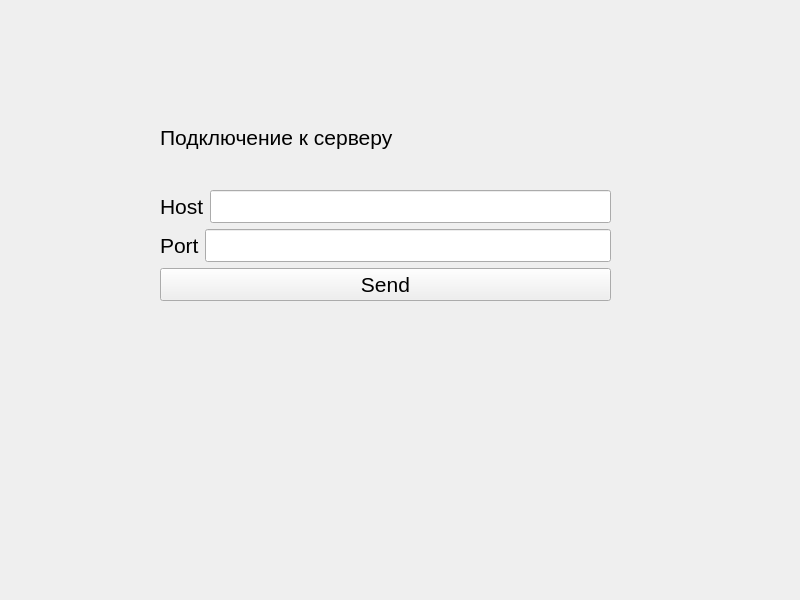
<?xml version="1.0" encoding="UTF-8"?>
<ui version="4.0">
 <class>ClientWindow</class>
 <widget class="QWidget" name="ClientWindow">
  <property name="geometry">
   <rect>
    <x>0</x>
    <y>0</y>
    <width>800</width>
    <height>600</height>
   </rect>
  </property>
  <property name="windowTitle">
   <string>ClientWindow</string>
  </property>
  <widget class="QWidget" name="verticalLayoutWidget_2">
   <property name="geometry">
    <rect>
     <x>160</x>
     <y>90</y>
     <width>451</width>
     <height>211</height>
    </rect>
   </property>
   <layout class="QVBoxLayout" name="verticalLayout_2">
    <item>
     <layout class="QVBoxLayout" name="verticalLayout">
      <item>
       <widget class="QLabel" name="label_3">
        <property name="font">
         <font>
          <pointsize>16</pointsize>
         </font>
        </property>
        <property name="text">
         <string>Подключение к серверу</string>
        </property>
       </widget>
      </item>
      <item>
       <layout class="QHBoxLayout" name="horizontalLayout">
        <item>
         <widget class="QLabel" name="label">
          <property name="font">
           <font>
            <pointsize>16</pointsize>
           </font>
          </property>
          <property name="text">
           <string>Host</string>
          </property>
         </widget>
        </item>
        <item>
         <widget class="QLineEdit" name="host">
          <property name="font">
           <font>
            <pointsize>16</pointsize>
           </font>
          </property>
         </widget>
        </item>
       </layout>
      </item>
      <item>
       <layout class="QHBoxLayout" name="horizontalLayout_2">
        <item>
         <widget class="QLabel" name="label_2">
          <property name="font">
           <font>
            <pointsize>16</pointsize>
           </font>
          </property>
          <property name="text">
           <string>Port</string>
          </property>
         </widget>
        </item>
        <item>
         <widget class="QLineEdit" name="port">
          <property name="font">
           <font>
            <pointsize>16</pointsize>
           </font>
          </property>
         </widget>
        </item>
       </layout>
      </item>
      <item>
       <widget class="QPushButton" name="pushButton">
        <property name="font">
         <font>
          <pointsize>16</pointsize>
         </font>
        </property>
        <property name="text">
         <string>Send</string>
        </property>
       </widget>
      </item>
     </layout>
    </item>
   </layout>
  </widget>
 </widget>
 <resources/>
 <connections/>
</ui>
